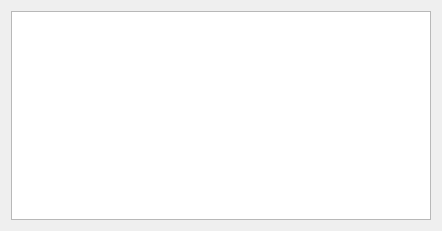
<?xml version="1.0" encoding="UTF-8"?>
<ui version="4.0">
 <class>Form</class>
 <widget class="QWidget" name="Form">
  <property name="geometry">
   <rect>
    <x>0</x>
    <y>0</y>
    <width>442</width>
    <height>231</height>
   </rect>
  </property>
  <property name="windowTitle">
   <string>Form</string>
  </property>
  <layout class="QVBoxLayout" name="verticalLayout">
   <item>
    <widget class="QPlainTextEdit" name="output_plainTextEdit">
    </widget>
   </item>
  </layout>
 </widget>
 <resources/>
 <connections/>
</ui>
